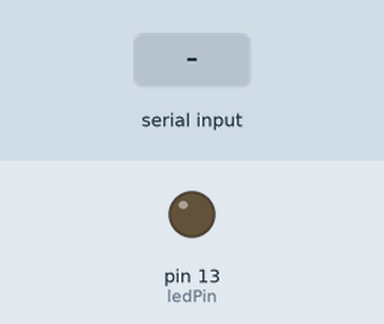
Recording of a sketch running on a simulated Arduino Uno, built with avr-gcc and run on an emulated ATmega328P. Shown: output pins drawn as LEDs (lit = HIGH). The inputs (shaded band) are chosen by the test bench.

Above: at 1.2 s.
1.3 s: "H" received over Serial
At 2.5 s:
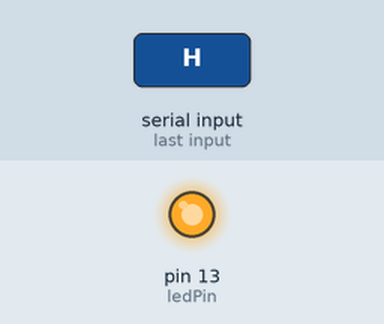
2.8 s: "L" received over Serial
At 3.8 s:
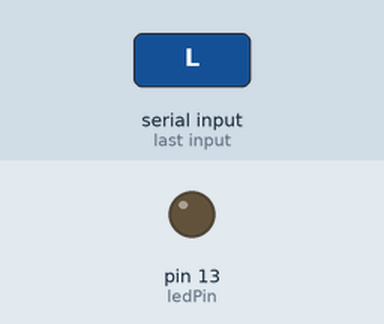
4.3 s: "h" received over Serial
At 5.0 s:
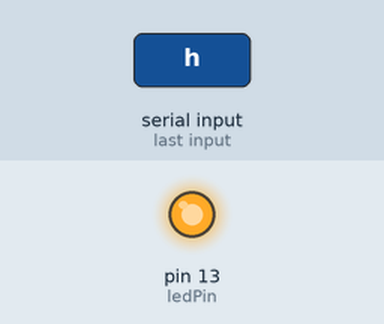
Timing chart, 0 to 7.3 s (numbered marks = the images above; inputs shaded):
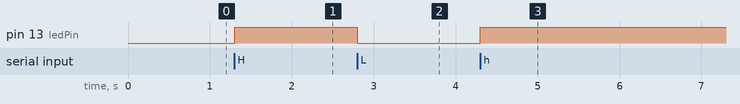

The sketch:

Exercise_2_1.ino
```cpp
const int ledPin = 13;
int incomingByte;

void setup() {
  // put your setup code here, to run once:
  Serial.begin(9600);
  pinMode(ledPin, OUTPUT);
}

void loop() {
  // put your main code here, to run repeatedly:
  if (Serial.available() > 0) {
    incomingByte = Serial.read();
    if (incomingByte == 'H' || incomingByte == 'h') {
      digitalWrite(ledPin, HIGH);
    } else if (incomingByte == 'L' || incomingByte == 'l') {
      digitalWrite(ledPin, LOW);
    }
  }
}
```

Measured:
- after the input at 1.3 s, pin 13 (ledPin): LOW → HIGH at once
- after the input at 2.8 s, pin 13 (ledPin): HIGH → LOW at once
- after the input at 4.3 s, pin 13 (ledPin): LOW → HIGH at once
